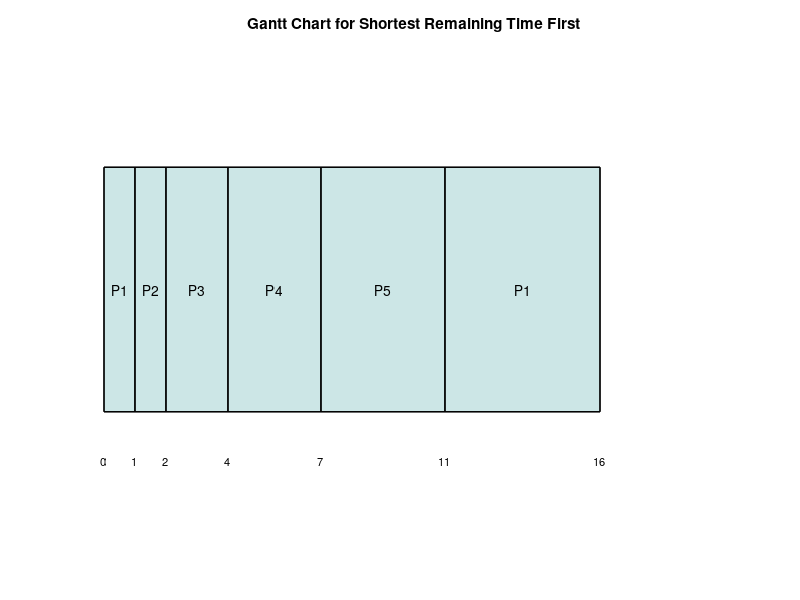

This chart was generated by the following MATLAB code:
processes = [1 2 3 4 5]; 
arrival_time = [0 1 2 3 4];
burst_time = [6 1 2 3 4]; 

n = length(processes);
remaining_time = burst_time;
completion_time = zeros(1, n);
waiting_time = zeros(1, n);
turnaround_time = zeros(1, n);

time = 0;
completed = 0;
gantt = [];
current_process = -1;

while completed < n
    min_time = inf;
    selected_process = -1;
    
    for i = 1:n
        if arrival_time(i) <= time && remaining_time(i) > 0
            if remaining_time(i) < min_time
                min_time = remaining_time(i);
                selected_process = i;
            end
        end
    end
    
    if selected_process == -1 
        gantt = [gantt; -1, time, time + 1];
        time = time + 1;
    else
        if current_process ~= selected_process
            gantt = [gantt; selected_process, time, time + 1];
            current_process = selected_process;
        else
            gantt(end, 3) = time + 1;
        end
        remaining_time(selected_process) = remaining_time(selected_process) - 1;
        time = time + 1;
        
        if remaining_time(selected_process) == 0
            completion_time(selected_process) = time;
            completed = completed + 1;
        end
    end 
end

for i = 1:n
    turnaround_time(i) = completion_time(i) - arrival_time(i);
    waiting_time(i) = turnaround_time(i) - burst_time(i);
end

avg_tat = mean(turnaround_time);
avg_wt = mean(waiting_time);

fprintf('\n-------------------------------------------------\n');
fprintf('| %-8s | %-4s | %-4s | %-4s | %-4s | %-4s |\n', 'Process', 'AT', 'BT', 'CT', 'TAT', 'WT');
fprintf('-------------------------------------------------\n');
for i = 1:n
    fprintf('| %-8s | %-4d | %-4d | %-4d | %-4d | %-4d |\n', ['P' num2str(i)], arrival_time(i), burst_time(i), completion_time(i), turnaround_time(i), waiting_time(i));
end
fprintf('-------------------------------------------------\n');
fprintf('Average Turnaround Time: %.2f\n', avg_tat);
fprintf('Average Waiting Time: %.2f\n', avg_wt);

figure;
for i = 1:size(gantt,1)
    if gantt(i,1) ~= -1
        rectangle('Position', [gantt(i,2), 0, gantt(i,3)-gantt(i,2), 1], 'FaceColor', [0.8 0.9 0.9]);
        text((gantt(i,2) + gantt(i,3)) / 2, 0.5, ['P' num2str(gantt(i,1))], 'HorizontalAlignment', 'center', 'FontSize', 10);
    end
end
for i = 1:size(gantt,1)
    line([gantt(i,2) gantt(i,2)], [0 1], 'Color', 'k', 'LineWidth', 1);
end
line([gantt(end,3) gantt(end,3)], [0 1], 'Color', 'k', 'LineWidth', 1);
line([gantt(1,2) gantt(end,3)], [0 0], 'Color', 'k', 'LineWidth', 1);
line([gantt(1,2) gantt(end,3)], [1 1], 'Color', 'k', 'LineWidth', 1);
for i = 1:size(gantt,1)
    text(gantt(i,2), -0.2, num2str(gantt(i,2)), 'HorizontalAlignment', 'center', 'FontSize', 8);
end
text(gantt(end,3), -0.2, num2str(gantt(end,3)), 'HorizontalAlignment', 'center', 'FontSize', 8);
title('Gantt Chart for Shortest Remaining Time First');
xlabel('Time');
ylim([-0.5 1.5]);
axis off;
